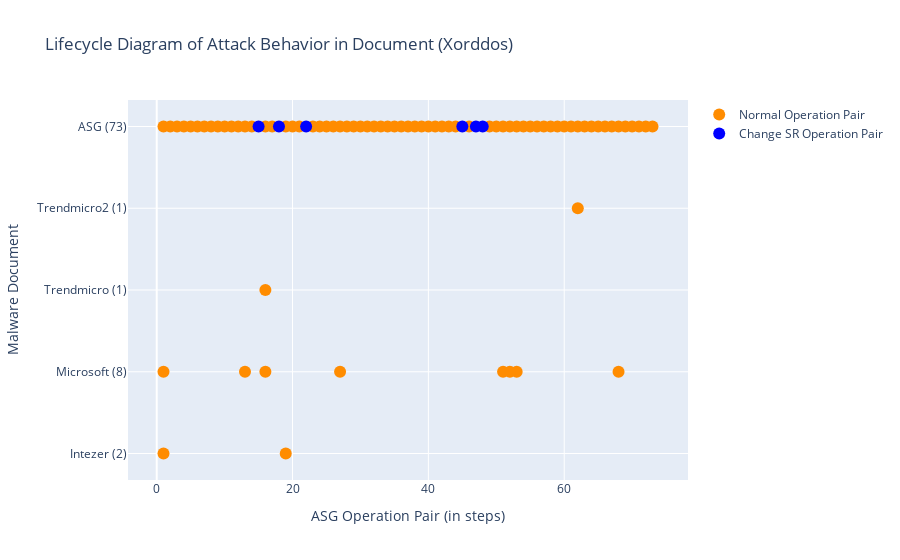

Notebook source saved alongside this figure:
### Markdown cell above
### Run Script: draw Lifecycle diagram
- 兩個 traces (legend) 一般的 OP 和 ChangeSys OP。分兩個顏色，不重疊。
- x: [a,a,a,a,b,b,b,c,c,c] 不同 report 的 step 可以放同一個 list，因為屬於同個 trace。

### Code cell
# import plotly.express as px
import plotly.graph_objects as go

def symmetric_difference(list1: list, list2: list) -> list:
    ''' return list1 - list2. '''
    s = set(list2)
    temp3 = [x for x in list1 if x not in s]
    return temp3

def draw_lifecycle(fset:FamilySet):
    familname = fset.familyname
    # reportnames = [rem.reportname for rem in fset.rem_lst if len(rem.match_regex)]

    fig = go.Figure()
    x, y = [], []
    x_sys, y_sys = [], []
    for i, rem in enumerate(fset.rem_lst):
        if len(rem.OPset_order_index) == 0:
            continue

        numOfDot = len(rem.OPset_order_index)
        reportname = rem.reportname.split('.')[0]
        reportname = reportname.split('-')[1]
        if reportname == 'Ms':
            reportname = 'Microsoft'
        reportname += f' ({numOfDot})'
        x_sys.extend(rem.SysOPset_order_index) # 改變系統設定檔的 OP
        y_sys.extend([reportname] * len(rem.SysOPset_order_index))
        current_x_normal = symmetric_difference(rem.OPset_order_index, rem.SysOPset_order_index) # 一般的/其餘的 OP
        # print(reportname, 'numOfDot', numOfDot, 'rem.OPset_order_index', rem.OPset_order_index)
        # print('x_normal', current_x_normal, 'x_sys', rem.SysOPset_order_index)
        x.extend(current_x_normal)
        y.extend([reportname] * len(current_x_normal))
        pass
    # todo: add baseline's lifecycle
    print()
    rowname = f'ASG ({len(fset.sample.OPset)})'
    current_x_system = fset.sample.OPset_sysOnly_ordered_index
    current_x_normal = symmetric_difference(list(range(len(fset.sample.OPset))), current_x_system) # all steps - sysobj steps
    # print(sorted(current_x_system)) # 只能放UPDATE的，OPEN/READ不能喔
    x_sys.extend(current_x_system)
    y_sys.extend([rowname] * len(current_x_system)) 
    x.extend(current_x_normal)
    y.extend([rowname] * len(current_x_normal))
    # print(rowname, len(fset.sample.OPset), len(current_x_system), len(current_x_normal))
    
    # normal OPs
    x = [idx+1 for idx in x] # add 1 to each asg index
    fig.add_trace(go.Scatter(
        x=x,
        y=y,
        marker=dict(color="darkorange", size=12),
        mode="markers",
        name="Normal Operation Pair",
    ))

    # changeSysObj OPs
    x_sys = x = [idx+1 for idx in x_sys]
    fig.add_trace(go.Scatter(
        x=x_sys,
        y=y_sys,
        marker=dict(color="blue", size=12),
        mode="markers",
        name="Change SR Operation Pair",
    ))

    fig.update_layout(title=f"Lifecycle Diagram of Attack Behavior in Document ({familname})",
                    xaxis_title="ASG Operation Pair (in steps)",
                    yaxis_title="Malware Document")
    fig.show()
    pass

draw_lifecycle(fset)

### Figure 1 — Plotly figure (JSON) as saved in the notebook; plotly's stock layout.template omitted (floating-point values rounded to 4 significant figures)
{"data": [{"marker": {"color": "darkorange", "size": 12}, "mode": "markers", "name": "Normal Operation Pair", "type": "scatter", "x": [1, 19, 53, 16, 1, 13, 27, 68, 52, 51, 16, 62, 1, 2, 3, 4, 5, 6, 7, 8, 9, 10, 11, 12, 13, 14, 16, 17, 19, 20, 21, 23, 24, 25, 26, 27, 28, 29, 30, 31, 32, 33, 34, 35, 36, 37, 38, 39, 40, 41, 42, 43, 44, 46, 49, 50, 51, 52, 53, 54, 55, 56, 57, 58, 59, 60, 61, 62, 63, 64, 65, 66, 67, 68, 69, 70, 71, 72, 73], "y": ["Intezer (2)", "Intezer (2)", "Microsoft (8)", "Microsoft (8)", "Microsoft (8)", "Microsoft (8)", "Microsoft (8)", "Microsoft (8)", "Microsoft (8)", "Microsoft (8)", "Trendmicro (1)", "Trendmicro2 (1)", "ASG (73)", "ASG (73)", "ASG (73)", "ASG (73)", "ASG (73)", "ASG (73)", "ASG (73)", "ASG (73)", "ASG (73)", "ASG (73)", "ASG (73)", "ASG (73)", "ASG (73)", "ASG (73)", "ASG (73)", "ASG (73)", "ASG (73)", "ASG (73)", "ASG (73)", "ASG (73)", "ASG (73)", "ASG (73)", "ASG (73)", "ASG (73)", "ASG (73)", "ASG (73)", "ASG (73)", "ASG (73)", "ASG (73)", "ASG (73)", "ASG (73)", "ASG (73)", "ASG (73)", "ASG (73)", "ASG (73)", "ASG (73)", "ASG (73)", "ASG (73)", "ASG (73)", "ASG (73)", "ASG (73)", "ASG (73)", "ASG (73)", "ASG (73)", "ASG (73)", "ASG (73)", "ASG (73)", "ASG (73)", "ASG (73)", "ASG (73)", "ASG (73)", "ASG (73)", "ASG (73)", "ASG (73)", "ASG (73)", "ASG (73)", "ASG (73)", "ASG (73)", "ASG (73)", "ASG (73)", "ASG (73)", "ASG (73)", "ASG (73)", "ASG (73)", "ASG (73)", "ASG (73)", "ASG (73)"]}, {"marker": {"color": "blue", "size": 12}, "mode": "markers", "name": "Change SR Operation Pair", "type": "scatter", "x": [45, 22, 48, 18, 47, 15], "y": ["ASG (73)", "ASG (73)", "ASG (73)", "ASG (73)", "ASG (73)", "ASG (73)"]}], "layout": {"title": {"text": "Lifecycle Diagram of Attack Behavior in Document (Xorddos)"}, "xaxis": {"title": {"text": "ASG Operation Pair (in steps)"}}, "yaxis": {"title": {"text": "Malware Document"}}}}
